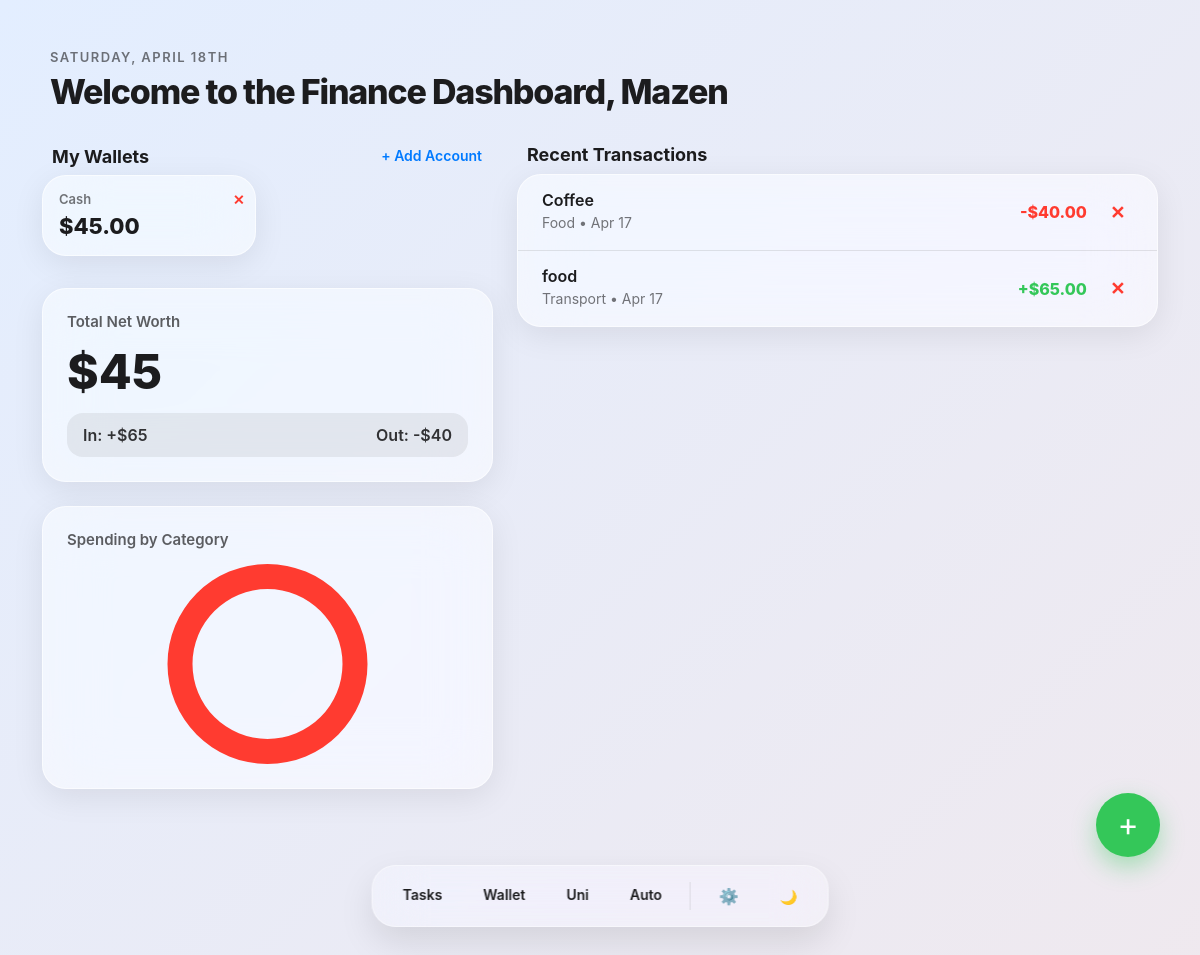
Screenshot of /finance/ (signed in) with the database file from the repository.
### finance/models.py (models this page shows, shortened)
class Account(models.Model):
    user = models.ForeignKey(User, on_delete=models.CASCADE, null=True, blank=True)
    name = models.CharField(max_length=100)
    balance = models.DecimalField(max_digits=10, decimal_places=2)
    def __str__(self):
        return self.name

class Transaction(models.Model):
    CATEGORY_CHOICES = [
        ('Food', 'Food & Dining'),
        ('Transport', 'Transportation'),
        ('Shopping', 'Shopping'),
        ('Bills', 'Bills & Utilities'),
        ('Entertainment', 'Entertainment'),
        ('Other', 'Other'),
    ]
    account = models.ForeignKey(Account, on_delete=models.CASCADE)
    description = models.CharField(max_length=200)
    amount = models.DecimalField(max_digits=10, decimal_places=2)
    date = models.DateTimeField(auto_now_add=True)
    is_income = models.BooleanField(default=False)
    category = models.CharField(max_length=50, choices=CATEGORY_CHOICES, default='Other')

### finance/views.py (the view, shortened to what this page needs)
# urls.py: path('', finance_home, name='finance_home'),
@login_required(login_url='/login/')
def finance_home(request):
    accounts = Account.objects.filter(user=request.user)
    transactions = Transaction.objects.filter(account__user=request.user).order_by('-date')
    a_form = AccountForm()
    t_form = TransactionForm()
    t_form.fields['account'].queryset = accounts
    total_balance = accounts.aggregate(Sum('balance'))['balance__sum'] or 0
    income_total = transactions.filter(is_income=True).aggregate(Sum('amount'))['amount__sum'] or 0
    expense_total = transactions.filter(is_income=False).aggregate(Sum('amount'))['amount__sum'] or 0
    expenses = transactions.filter(is_income=False)
    labels = ['Food', 'Transport', 'Shopping', 'Bills', 'Entertainment', 'Other']
    data = []
    for label in labels:
        total = expenses.filter(category=label).aggregate(Sum('amount'))['amount__sum'] or 0
        data.append(float(total))
    context = {
        'accounts': accounts,
        'transactions': transactions,
        'a_form': a_form,
        't_form': t_form,
        'total_balance': total_balance,
        'income_total': income_total,
        'expense_total': expense_total,
        'chart_labels': json.dumps(labels),
        'chart_data': json.dumps(data),
    }
    return render(request, 'finance/home.html', context)

### finance/templates/finance/home.html (shortened to what this page needs)
{% extends 'tasks/base.html' %}
{% block content %}
<div class="row mb-4 mt-2">
    <div class="col-12" style="padding-left: 20px;">
        <p style="opacity: 0.6; font-weight: 600; font-size: 13px; text-transform: uppercase; letter-spacing: 1.5px; margin-bottom: 4px;">{% now "l, F jS" %}</p>
        <h2 style="font-weight: 800; letter-spacing: -1.2px; font-size: 34px;">Welcome to the Finance Dashboard, {{ user.username|title }}</h2>
    </div>
</div>
<div class="row">
    <div class="col-lg-5 col-md-12 mb-4">
        <div class="d-flex justify-content-between align-items-end mb-2" style="padding: 0 10px;">
            <h5 style="font-weight: 700; font-size: 18px; margin: 0;">My Wallets</h5>
            <button type="button" class="btn btn-sm" data-bs-toggle="modal" data-bs-target="#addAccountModal" style="color: #007AFF; font-weight: 600; padding: 0;">+ Add Account</button>
        </div>
        <div class="row mb-3">
            {% for account in accounts %}
                <div class="col-6 mb-3">
                    <div class="apple-card p-3" data-bs-toggle="modal" data-bs-target="#editAccountModal{{ account.id }}" style="cursor: pointer; position: relative;">
                        <form method="POST" style="position: absolute; top: 10px; right: 10px; margin: 0; z-index: 10;">
                            <button type="submit" name="delete_acc" class="btn btn-sm" style="background: none; border: none; color: #FF3B30; font-weight: bold; font-size: 14px; padding: 0;" onclick="event.stopPropagation(); return confirm('Are you sure you want to delete this account and all its transactions?');">✕</button>
                        </form>
                        <h6 style="opacity: 0.6; font-weight: 600; font-size: 13px; margin-bottom: 5px;">{{ account.name }}</h6>
                        <h4 style="font-weight: 800; margin: 0; font-size: 22px;">${{ account.balance }}</h4>
                    </div>
                </div>
            {% empty %}
                <div class="col-12"><p style="opacity: 0.6; margin-left: 10px;">No accounts created.</p></div>
            {% endfor %}
        </div>
        <div class="apple-card p-4 mb-4" style="border: none;">
            <h6 style="font-weight: 600; opacity: 0.7; font-size: 15px; margin-bottom: 0;">Total Net Worth</h6>
            <h1 style="font-weight: 800; font-size: 48px; margin: 12px 0;">${{ total_balance }}</h1>
            <div class="d-flex justify-content-between" style="font-weight: 600; opacity: 0.9; background: rgba(128, 128, 128, 0.15); padding: 10px 16px; border-radius: 16px;">
                <span>In: +${{ income_total }}</span>
                <span>Out: -${{ expense_total }}</span>
            </div>
        </div>
        <div class="apple-card p-4 mb-4" style="border: none;">
            <h6 style="font-weight: 600; opacity: 0.7; font-size: 15px; margin-bottom: 15px;">Spending by Category</h6>
            <div style="position: relative; height: 200px;">
                <canvas id="spendChart"></canvas>
            </div>
        </div>
    </div>
    <div class="col-lg-7 col-md-12">
        <h5 style="font-weight: 700; margin-left: 10px; font-size: 18px;">Recent Transactions</h5>
        <div class="apple-card mb-4" style="overflow: hidden; background: transparent;">
            <ul class="list-group list-group-flush" style="background: transparent;">
                {% for tx in transactions %}
                    <li class="list-group-item d-flex justify-content-between align-items-center" style="padding: 16px 24px; background-color: transparent !important;">
                        <div>
                            <h6 style="margin: 0; font-weight: 600;">{{ tx.description }}</h6>
                            <small style="opacity: 0.6;">{{ tx.category }} • {{ tx.date|date:"M d" }}</small>
                        </div>
                        <div class="d-flex align-items-center">
                            <span style="font-weight: 800; font-size: 16px; margin-right: 15px; color: {% if tx.is_income %}#34C759{% else %}#FF3B30{% endif %};">
                                {% if tx.is_income %}+{% else %}-{% endif %}${{ tx.amount }}
                            </span>
                            <form method="POST" style="margin: 0;">
                                <button type="submit" name="delete_tx" class="btn btn-sm" style="background: none; border: none; color: #FF3B30; font-weight: bold; font-size: 18px;" onclick="return confirm('Delete this transaction?');">✕</button>
                            </form>
                        </div>
                    </li>
                {% empty %}
                    <li class="list-group-item text-center" style="padding: 20px; opacity: 0.6; background-color: transparent !important;">No transactions yet.</li>
                {% endfor %}
            </ul>
        </div>
    </div>
</div>
<button type="button" class="btn" data-bs-toggle="modal" data-bs-target="#addTransactionModal" style="position: fixed; bottom: 100px; right: 40px; width: 64px; height: 64px; border-radius: 32px; background-color: #34C759; color: white; font-size: 32px; box-shadow: 0 10px 25px rgba(52, 199, 89, 0.4); border: none; z-index: 900;">+</button>
{% endblock %}
{% block modals %}
<script>
    document.addEventListener("DOMContentLoaded", function() {
        const canvas = document.getElementById('spendChart');
        if (canvas) {
            const ctx = canvas.getContext('2d');
            const rawData = {{ chart_data|safe }};
            const sum = rawData.reduce((a, b) => a + b, 0);
            if (sum === 0) {
                ctx.font = "14px -apple-system, BlinkMacSystemFont, 'Segoe UI', Roboto";
                ctx.fillStyle = localStorage.getItem('theme') === 'dark' ? "rgba(255,255,255,0.5)" : "rgba(0,0,0,0.5)";
                ctx.textAlign = "center";
                ctx.fillText("No spending data yet", canvas.width / 2, canvas.height / 2);
            } else {
                new Chart(ctx, {
                    type: 'doughnut',
                    data: {
                        labels: {{ chart_labels|safe }},
                        datasets: [{
                            data: rawData,
                            backgroundColor: ['#FF3B30', '#FF9500', '#FFCC00', '#34C759', '#5AC8FA', '#8E8E93'],
                            borderWidth: 0, cutout: '75%', hoverOffset: 4
                        }]
                    },
                    options: {
                        responsive: true, maintainAspectRatio: false,
                        plugins: { legend: { display: false } }
                    }
                });
            }
        }
    });
</script>
{% endblock %}

### tasks/templates/tasks/base.html (shortened to what this page needs)
<!DOCTYPE html>
<html lang="en">
<head>
    <link href="https://cdn.jsdelivr.net/npm/bootstrap@5.3.0/dist/css/bootstrap.min.css" rel="stylesheet">
</head>
<body>
    <div class="container mt-5">
        {% block content %}
        {% endblock %}
    </div>
    <div class="glass-dock-container">
        <div class="glass-dock">
            <a href="/" class="dock-item">Tasks</a>
            <a href="/finance/" class="dock-item">Wallet</a>
            <a href="/university/" class="dock-item">Uni</a>
           <a href="/automations/" class="dock-item">Auto</a>
<a href="/settings/" class="dock-item" style="font-size: 16px;">⚙️</a>
<button id="darkModeToggle" class="dock-item">🌙</button>
        </div>
    </div>
    {% block modals %}
    {% endblock %}
</body>
</html>

### tasks/templates/tasks/base.html (style rules this page uses)
body { font-family: -apple-system, BlinkMacSystemFont, "Segoe UI", Roboto, Helvetica, Arial, sans-serif; background: linear-gradient(-45deg, #f3e7e9, #e3eeff, #f3e7e9, #e3eeff); background-size: 400% 400%; animation: gradientBG 15s ease infinite; color: #1c1c1e; transition: color 0.4s ease; min-height: 100vh; padding-bottom: 120px; }
.glass-dock-container { position: fixed; bottom: 30px; left: 50%; transform: translateX(-50%); z-index: 1000; }
.glass-dock { background: rgba(255, 255, 255, 0.3) !important; backdrop-filter: blur(25px) saturate(180%); border: 1px solid rgba(255, 255, 255, 0.4); border-radius: 24px; padding: 8px 12px; display: flex; gap: 5px; box-shadow: 0 15px 35px rgba(0,0,0,0.1); }
.dock-item { padding: 10px 18px; border-radius: 16px; color: #1c1c1e !important; text-decoration: none; font-weight: 600; font-size: 14px; transition: all 0.2s ease; border: none; background: none; }
.apple-card, .modal-content { background: rgba(255, 255, 255, 0.5) !important; backdrop-filter: blur(30px) saturate(200%); border: 1px solid rgba(255, 255, 255, 0.6) !important; box-shadow: 0 8px 32px rgba(0, 0, 0, 0.08) !important; border-radius: 24px; }

### finance/templates/finance/home.html (style rules this page uses)
.list-group-item { background-color: transparent !important; border-bottom: 1px solid rgba(128, 128, 128, 0.2) !important; color: inherit !important; }
.list-group-item:last-child { border-bottom: none !important; }

### rows the page displays
Account: name "Cash", balance "45.00"
Transaction: description "Coffee", category "Food", date "Apr 17", amount "40.00"
Transaction: description "food", category "Transport", date "Apr 17", amount "65.00"

### other values shown
{{ user.username|title }} "Mazen"
{{ total_balance }} "45"
{{ income_total }} "65"
{{ expense_total }} "40"
chart data {{ chart_data|safe }} [40.0, 0.0, 0.0, 0.0, 0.0, 0.0]
